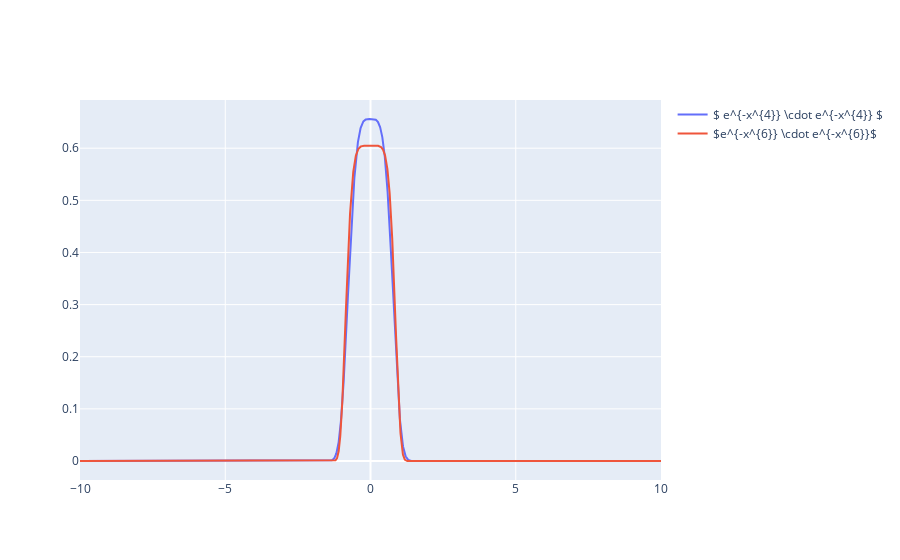

Write notebook code for a chart like this one.
### Code cell
psi1_squared_normalized = lambda x: psi1_squared(x) / N1
psi2_squared_normalized = lambda x: psi2_squared(x) / N2

fig = go.Figure()
fig.add_trace(go.Scatter(x=x, y=psi1_squared_normalized(x), name="$ e^{-x^{4}} \cdot e^{-x^{4}} $"))
fig.add_trace(go.Scatter(x=x, y=psi2_squared_normalized(x), name='$e^{-x^{6}} \cdot e^{-x^{6}}$'))
fig.show()

### Figure 1 — Plotly figure (JSON) as saved in the notebook; plotly's stock layout.template omitted (floating-point values rounded to 4 significant figures; data arrays with more than 128 entries replaced by an {"elided": "..."} marker saying what was removed)
{"data": [{"name": "$ e^{-x^{4}} \\cdot e^{-x^{4}} $", "type": "scatter", "x": {"elided": "5000 float values"}, "y": {"elided": "5000 float values"}}, {"name": "$e^{-x^{6}} \\cdot e^{-x^{6}}$", "type": "scatter", "x": {"elided": "5000 float values"}, "y": {"elided": "5000 float values"}}], "layout": {}}
